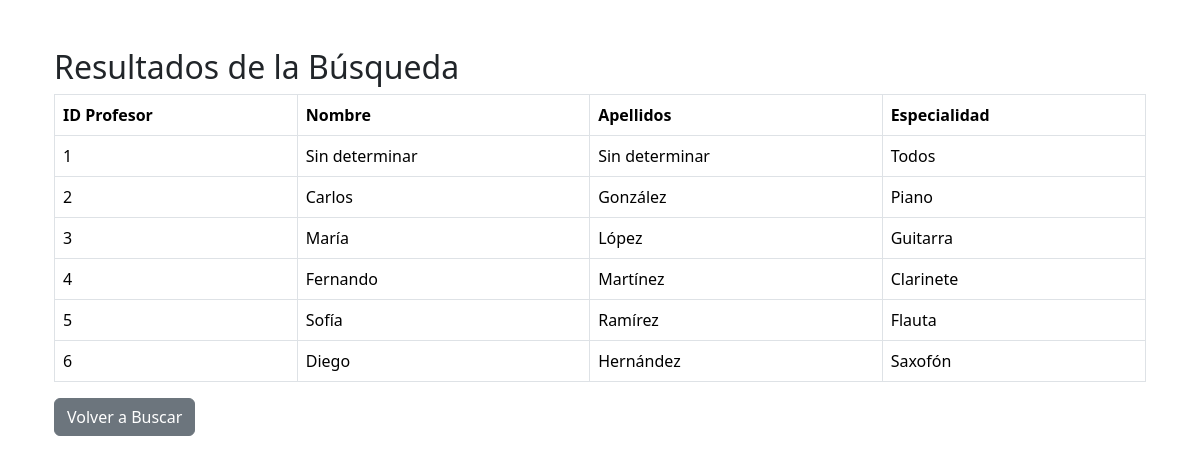
The page /interfazAdmin/profesores/procesar_busFiltroProf.php on the database its author committed.
### tables this page shows
CREATE TABLE Profesores (
    id_profesor INT AUTO_INCREMENT PRIMARY KEY,
    dni VARCHAR(9) NOT NULL UNIQUE,   
    nombre VARCHAR(100) NOT NULL,
    apellidos VARCHAR(100) NOT NULL,
    id_especialidad INT,
    telefono VARCHAR(15),
    email VARCHAR(100),
    FOREIGN KEY (id_especialidad) REFERENCES Especialidades(id_especialidad)
);

CREATE TABLE Especialidades (
    id_especialidad INT AUTO_INCREMENT PRIMARY KEY,
    nombre VARCHAR(100) NOT NULL UNIQUE
);

### interfazAdmin/profesores/procesar_busFiltroProf.php (the view, shortened to what this page needs)
<!DOCTYPE html>
<html lang="es">
<head>
    <link href="../../css/bootstrap.min.css" rel="stylesheet">
</head>
<body class="container mt-5">
<?php
include('../../includes/conexion.php');
$sql = "SELECT P.id_profesor, P.nombre, P.apellidos, E.nombre AS especialidad
        FROM Profesores P
        LEFT JOIN Especialidades E ON P.id_especialidad = E.id_especialidad
        WHERE 1=1";
$resultado = mysqli_query($conexion, $sql);
if (mysqli_num_rows($resultado) > 0) {
    echo "<div class='container mt-4'>";
    echo "<h2>Resultados de la Búsqueda</h2>";
    echo "<table class='table table-bordered'>";
    echo "<thead><tr><th>ID Profesor</th><th>Nombre</th><th>Apellidos</th><th>Especialidad</th></tr></thead>";
    echo "<tbody>";
    while ($row = mysqli_fetch_assoc($resultado)) {
        echo "<tr>";
        echo "<td>" . $row['id_profesor'] . "</td>";
        echo "<td>" . $row['nombre'] . "</td>";
        echo "<td>" . $row['apellidos'] . "</td>";
        echo "<td>" . ($row['especialidad'] ? $row['especialidad'] : 'No asignada') . "</td>";
        echo "</tr>";
    }
    echo "</tbody></table>";
    echo "<a href='buscarFiltroProf.php' class='btn btn-secondary'>Volver a Buscar</a>";
    echo "</div>";
} else {
    echo "<div class='container mt-4'>";
    echo "<div class='alert alert-warning' role='alert'>No se encontraron profesores que coincidan con los criterios de búsqueda.</div>";
    echo "<a href='buscarFiltroProf.php' class='btn btn-secondary'>Volver a Buscar</a>";
    echo "</div>";
}
?>
</body>
</html>

### rows shown on the page
profesores: id_profesor "1", nombre "Sin determinar", apellidos "Sin determinar", id_especialidad.nombre "Todos"
profesores: id_profesor "2", nombre "Carlos", apellidos "González", id_especialidad.nombre "Piano"
profesores: id_profesor "3", nombre "María", apellidos "López", id_especialidad.nombre "Guitarra"
profesores: id_profesor "4", nombre "Fernando", apellidos "Martínez", id_especialidad.nombre "Clarinete"
profesores: id_profesor "5", nombre "Sofía", apellidos "Ramírez", id_especialidad.nombre "Flauta"
profesores: id_profesor "6", nombre "Diego", apellidos "Hernández", id_especialidad.nombre "Saxofón"
